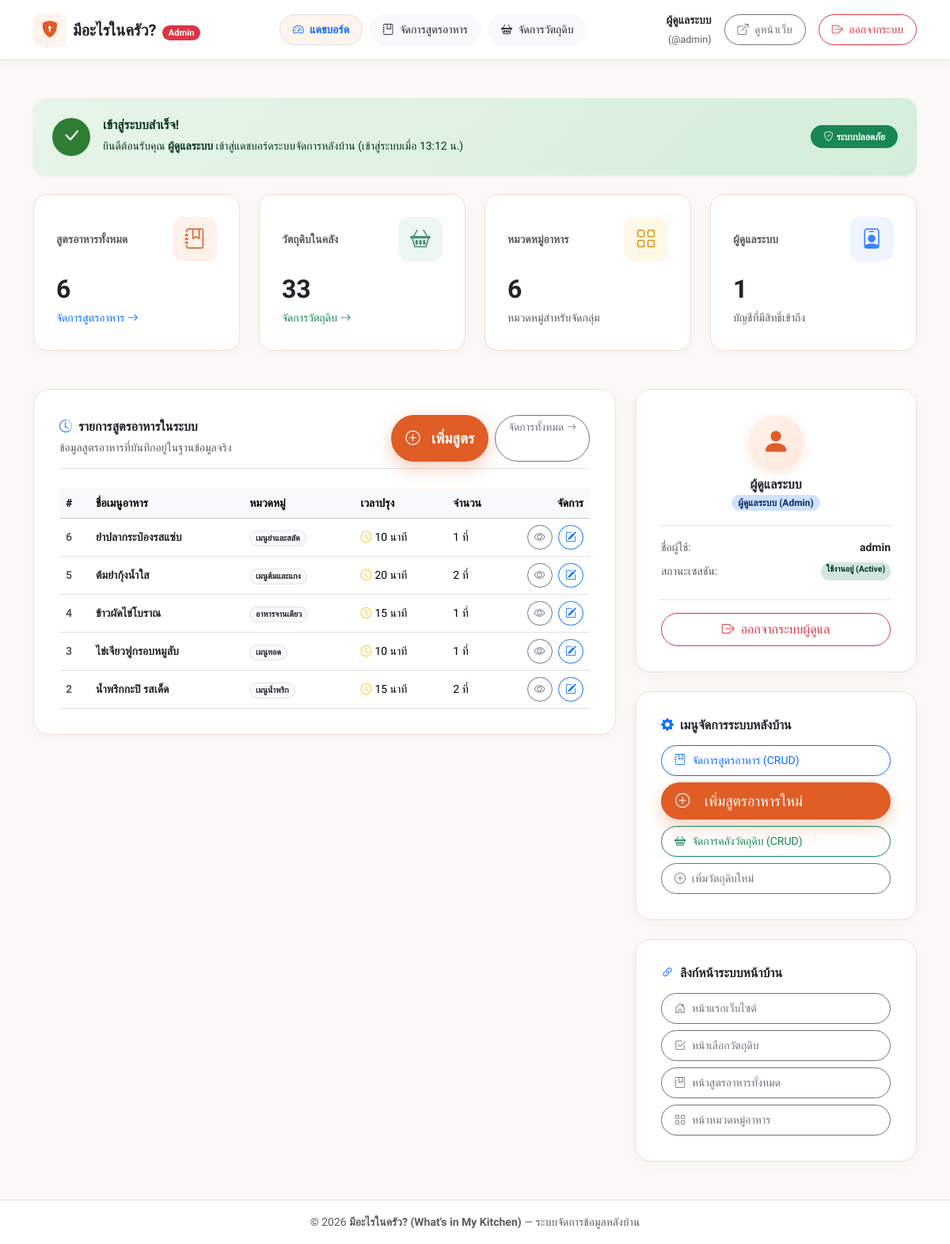
The page /admin/index.php (signed in) on the database its author committed.
### tables this page shows
CREATE TABLE IF NOT EXISTS `recipes` (
    `id` INT NOT NULL AUTO_INCREMENT,
    `category_id` INT NOT NULL COMMENT 'รหัสหมวดหมู่อาหาร (Foreign Key เชื่อมกับ categories)',
    `title` VARCHAR(200) NOT NULL COMMENT 'ชื่อเมนูอาหาร',
    `description` TEXT DEFAULT NULL COMMENT 'คำอธิบายเมนูอาหารโดยย่อ',
    `image` VARCHAR(255) DEFAULT NULL COMMENT 'ชื่อไฟล์รูปภาพหรือ URL ของรูปภาพ',
    `cooking_time` INT DEFAULT 15 COMMENT 'เวลาที่ใช้ในการปรุงอาหาร (หน่วย: นาที)',
    `servings` INT DEFAULT 1 COMMENT 'จำนวนหน่วยบริโภค (หน่วย: จาน/ที่)',
    `instructions` TEXT NOT NULL COMMENT 'ขั้นตอนและวิธีปรุงอาหารอย่างละเอียด',
    `views` INT NOT NULL DEFAULT 0 COMMENT 'ยอดเข้าชมสูตรอาหาร',
    `created_at` TIMESTAMP NOT NULL DEFAULT CURRENT_TIMESTAMP COMMENT 'วันเวลาที่เพิ่มเมนู',
    `updated_at` TIMESTAMP NOT NULL DEFAULT CURRENT_TIMESTAMP ON UPDATE CURRENT_TIMESTAMP COMMENT 'วันเวลาที่แก้ไขล่าสุด',
    PRIMARY KEY (`id`),
    KEY `idx_recipes_category_id` (`category_id`),
    CONSTRAINT `fk_recipes_category` FOREIGN KEY (`category_id`) 
        REFERENCES `categories` (`id`) 
        ON UPDATE CASCADE 
        ON DELETE RESTRICT
);

CREATE TABLE IF NOT EXISTS `categories` (
    `id` INT NOT NULL AUTO_INCREMENT,
    `name` VARCHAR(100) NOT NULL COMMENT 'ชื่อหมวดหมู่อาหาร',
    `description` TEXT DEFAULT NULL COMMENT 'คำอธิบายหมวดหมู่',
    `icon` VARCHAR(50) DEFAULT 'bi-egg-fried' COMMENT 'คลาสไอคอนจาก Bootstrap Icons เช่น bi-fire, bi-cup-hot',
    `created_at` TIMESTAMP NOT NULL DEFAULT CURRENT_TIMESTAMP COMMENT 'วันเวลาที่สร้าง',
    PRIMARY KEY (`id`),
    UNIQUE KEY `uk_categories_name` (`name`)
);

### admin/index.php (the view, shortened to what the rows shown need)
<?php
require_once __DIR__ . '/../includes/db.php';
$stats = [
    'recipes' => 0,
    'ingredients' => 0,
    'categories' => 0,
    'admins' => 0,
];
$recentRecipes = [];
try {
    $stats['recipes'] = (int) $pdo->query("SELECT COUNT(*) FROM recipes")->fetchColumn();
    $stats['ingredients'] = (int) $pdo->query("SELECT COUNT(*) FROM ingredients")->fetchColumn();
    $stats['categories'] = (int) $pdo->query("SELECT COUNT(*) FROM categories")->fetchColumn();
    $stats['admins'] = (int) $pdo->query("SELECT COUNT(*) FROM admins")->fetchColumn();
    $recentStmt = $pdo->query("
        SELECT r.id, r.title, r.cooking_time, r.servings, c.name AS category_name, r.created_at
        FROM recipes r
        LEFT JOIN categories c ON r.category_id = c.id
        ORDER BY r.id DESC
        LIMIT 5
    ");
    $recentRecipes = $recentStmt->fetchAll();
} catch (PDOException $e) {
    error_log("Dashboard Data Error: " . $e->getMessage());
}
?>
<!DOCTYPE html>
<html lang="th">
<head>
    <link href="https://cdn.jsdelivr.net/npm/bootstrap@5.3.3/dist/css/bootstrap.min.css" rel="stylesheet">
    <link rel="stylesheet" href="https://cdn.jsdelivr.net/npm/bootstrap-icons@1.11.3/font/bootstrap-icons.min.css">
    <link rel="stylesheet" href="../assets/css/style.css">
</head>
<body>
    <main class="py-4 py-md-5 flex-grow-1">
        <div class="container">
            <div class="row g-4 mb-5 row-cols-1 row-cols-sm-2 row-cols-lg-4">
                <div class="col">
                    <a href="recipes.php" class="text-decoration-none">
                        <div class="admin-stat-card">
                            <div class="d-flex justify-content-between align-items-center mb-3">
                                <span class="text-muted small fw-semibold">สูตรอาหารทั้งหมด</span>
                                <div class="stat-icon-wrapper" style="background-color: #fff2ea; color: var(--primary-color);">
                                </div>
                            </div>
                            <h3 class="h2 fw-bold text-dark mb-1"><?php echo number_format($stats['recipes']); ?></h3>
                            <span class="small text-primary fw-medium">จัดการสูตรอาหาร <i class="bi bi-arrow-right"></i></span>
                        </div>
                    </a>
                </div>
                <div class="col">
                    <div class="admin-stat-card">
                        <div class="d-flex justify-content-between align-items-center mb-3">
                            <span class="text-muted small fw-semibold">หมวดหมู่อาหาร</span>
                            <div class="stat-icon-wrapper" style="background-color: #fef8e7; color: #d89614;">
                            </div>
                        </div>
                        <h3 class="h2 fw-bold text-dark mb-1"><?php echo number_format($stats['categories']); ?></h3>
                        <span class="small text-muted">หมวดหมู่สำหรับจัดกลุ่ม</span>
                    </div>
                </div>
                <div class="col">
                    <div class="admin-stat-card">
                        <div class="d-flex justify-content-between align-items-center mb-3">
                            <span class="text-muted small fw-semibold">ผู้ดูแลระบบ</span>
                            <div class="stat-icon-wrapper" style="background-color: #f0f4ff; color: #3b82f6;">
                            </div>
                        </div>
                        <h3 class="h2 fw-bold text-dark mb-1"><?php echo number_format($stats['admins']); ?></h3>
                        <span class="small text-muted">บัญชีที่มีสิทธิ์เข้าถึง</span>
                    </div>
                </div>
            </div>
            <div class="row g-4">
                <div class="col-lg-8">
                    <div class="content-box">
                        <?php if (!empty($recentRecipes)): ?>
                            <div class="table-responsive">
                                <table class="table table-hover align-middle mb-0">
                                    <thead class="table-light small">
                                        <tr>
                                            <th>#</th>
                                            <th>ชื่อเมนูอาหาร</th>
                                            <th>หมวดหมู่</th>
                                            <th>เวลาปรุง</th>
                                            <th>จำนวน</th>
                                            <th class="text-end" style="width: 100px;">จัดการ</th>
                                        </tr>
                                    </thead>
                                    <tbody class="small">
                                        <?php foreach ($recentRecipes as $idx => $r): ?>
                                            <tr>
                                                <td class="text-muted fw-bold"><?php echo (int) $r['id']; ?></td>
                                                <td class="fw-semibold text-dark"><?php echo htmlspecialchars($r['title']); ?></td>
                                                <td>
                                                    <span class="badge bg-light text-dark border rounded-pill">
                                                        <?php echo htmlspecialchars($r['category_name'] ?? 'ทั่วไป'); ?>
                                                    </span>
                                                </td>
                                                <td><i class="bi bi-clock text-warning me-1"></i><?php echo (int) $r['cooking_time']; ?> นาที</td>
                                                <td><?php echo (int) $r['servings']; ?> ที่</td>
                                                <td class="text-end text-nowrap">
                                                    <a href="../recipe_detail.php?id=<?php echo (int) $r['id']; ?>" target="_blank" class="btn btn-sm btn-outline-secondary rounded-pill px-2 py-1" title="ดูหน้าเว็บ">
                                                        <i class="bi bi-eye"></i>
                                                    </a>
                                                    <a href="recipe_edit.php?id=<?php echo (int) $r['id']; ?>" class="btn btn-sm btn-outline-primary rounded-pill px-2 py-1 ms-1" title="แก้ไข">
                                                        <i class="bi bi-pencil-square"></i>
                                                    </a>
                                                </td>
                                            </tr>
                                        <?php endforeach; ?>
                                    </tbody>
                                </table>
                            </div>
                        <?php else: ?>
                            <p class="text-muted small mb-0 text-center py-4">ยังไม่มีข้อมูลสูตรอาหารในระบบ</p>
                        <?php endif; ?>
                    </div>
                </div>
            </div>
        </div>
    </main>
</body>
</html>

### rows shown on the page
recipes: id "6", servings "1", title "ยำปลากระป๋องรสแซ่บ", category.name "เมนูยำและสลัด", cooking_time "10"
recipes: id "5", title "ต้มยำกุ้งน้ำใส", category.name "เมนูต้มและแกง", cooking_time "20", servings "2"
recipes: id "4", title "ข้าวผัดไข่โบราณ", category.name "อาหารจานเดียว", cooking_time "15", servings "1"
recipes: id "3", title "ไข่เจียวฟูกรอบหมูสับ", category.name "เมนูทอด", cooking_time "10", servings "1"
recipes: id "2", title "น้ำพริกกะปิ รสเด็ด", category.name "เมนูน้ำพริก", cooking_time "15", servings "2"

### other values the page prints
$adminName "ผู้ดูแลระบบ"
$adminUsername "admin"
$loginTime "13:12 น."
$stats['ingredients'] "33"
